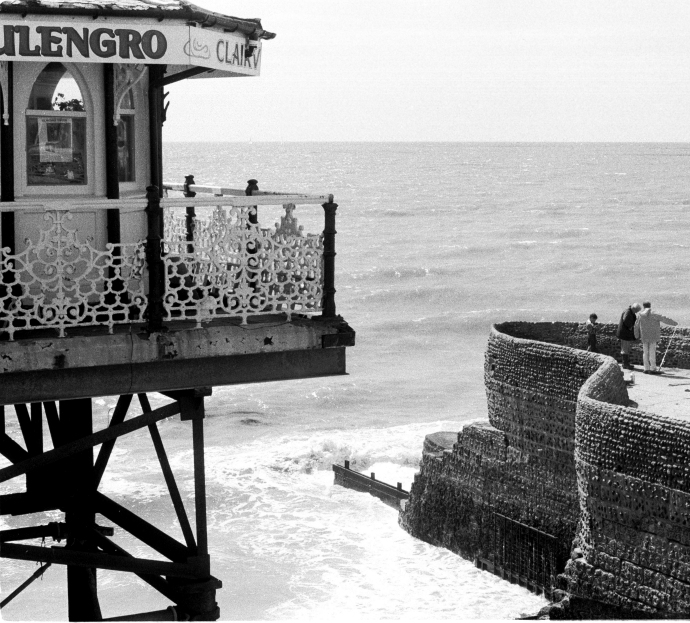
#> input picture 1_pixel_fourier_lab/images/pier.jpg, 690 x 623 px; the run also reads 1 picture not shown here
$ jupyter execute --allow-errors 1_pixelwise_operations.ipynb   (shell and % lines are left out)
#> lines starting #> are read from the running program, lines starting #| are printed output that depends on the picture
## Image Processing Laboratory Notebooks
---

This Jupyter notebook is part of a series of computer laboratories which are designed
to teach image-processing programming; they are running on the EPFL's Noto server. They are the practical complement of the theoretical lectures of the EPFL's Master course
[**MICRO-511 Image Processing I**](https://moodle.epfl.ch/course/view.php?id=522) taught by Prof. M. Unser and Prof. D. Van de Ville.

The project is funded by the Center for Digital Education and the School of Engineering. It is owned by the [Biomedical Imaging Group](https://bigwww.epfl.ch/).
The distribution or the reproduction of the notebook is strictly prohibited without the written consent of the authors.  © EPFL 2026.

**Authors**:
    [Pol del Aguila Pla](mailto:pol.delaguilapla@epfl.ch),
    [Kay Lächler](mailto:kay.lachler@epfl.ch),
    [Alejandro Noguerón Arámburu](mailto:alejandro.nogueronaramburu@epfl.ch),
    [Yan Liu](mailto:yan.liu@epfl.ch),
    [Zhiyuan Hu](mailto:zhiyuan.hu@epfl.ch), and
    [Daniel Sage](mailto:daniel.sage@epfl.ch).

---

To ensure your work is graded correctly by our automated system, **do not create new cells or delete/rearrange/copy existing ones** when you submit. The current cells contain hidden metadata required for the auto-grader to identify your solutions. If you create temporary cells for testing during your work, remember to clean them up before submission.

# Lab 1.1: Pixel-wise operations
**Released**: Thursday, September 24, 2026

**Submission**: Monday, October 5, 2026 before 23:59 on [Moodle](https://moodle.epfl.ch/course/view.php?id=522)

**Grade weight**: Lab 1 (15 points), 9% of the overall grade

**Related lectures**: Chapters 1 and 2

Double-click on this cell, fill in your name and SCIPER number below, and run the next cell to verify your identity in Noto.

### Student Name:
### SCIPER:

[cell 1]
import getpass

# This line recovers your camipro number to mark the images with your ID
uid = (
    int(getpass.getuser().split("-")[2])
    if len(getpass.getuser().split("-")) > 2
    else ord(getpass.getuser()[0])
)
print(f"SCIPER: {uid}")

### Imports
In the next cell we import the Python libraries that we will use throughout the lab, as well as the `imviewer` class (a Python package developed specifically for these laboratories, see the documentation [here](https://github.com/Biomedical-Imaging-Group/interactive-kit/wiki/Image-Viewer), or run `help(viewer)` after loading the class):
* [`matplotlib.pyplot`](https://matplotlib.org/), to display images,
* [`ipywidgets`](https://ipywidgets.readthedocs.io/en/latest/), to make the image display interactive,
* [`numpy`](https://numpy.org/doc/stable/reference/), for mathematical operations on arrays, and
* [`scikit-image`](https://scikit-image.org/), to read the images and to assemble several slices into one montage.

Finally, we load the images used in this lab and make sure that they are of type `float64`, for higher accuracy during operations.

**Note:** Always run the previous cell and the next one before starting to work on the notebook.

[cell 2]
# Configure plotting as dynamic

# Import required packages for this lab
import matplotlib.pyplot as plt
import ipywidgets as widgets
import numpy as np
from skimage import io
from skimage.util import montage
from interactive_kit import imviewer as viewer

# Load the images as float64
c_elegans = io.imread("images/c-elegans.tif").astype(np.float64)
pier = io.imread("images/pier.jpg").astype(np.float64)

# Pixel-wise operations (8 points)

In this laboratory you will learn the basics of pixel-wise image processing: operations that transform every pixel of an image independently of its neighbors. Despite their simplicity, pixel-wise operations have many practical applications, such as image normalization, contrast adjustment and artistic effects. They are also the natural place to get comfortable with the way images are handled in Python: as NumPy arrays, on which a pixel-wise operation is written as a single array expression instead of a loop over the pixels.

### Image visualization
Run the next cell and use the slider to cycle through the images to get familiar with them.

[cell 3]
plt.close("all")
#> (the rest of this cell did not finish here and is left out)

# 1. Image normalization

Normalization is one of the key preprocessing steps in image processing. In this section, you will learn different ways to normalize an image, and see why it matters on a real microscopy dataset.

## 1.1. Pixel-wise operations in NumPy

Written naively, a pixel-wise operation is two nested `for` loops that visit every pixel one after the other. In pure Python this is slow: every iteration is interpreted separately. NumPy instead applies an operation to the whole array at once, in compiled code. Run the next cell to compare both ways of computing the mean of the image `pier`.

[cell 4]
import time


# The naive way: visit every pixel with two nested for-loops
def mean_with_loops(img):
    total = 0.0
    for y in range(img.shape[0]):
        for x in range(img.shape[1]):
            total += img[y, x]
#> after the loop, total = 65398954
    return total / (img.shape[0] * img.shape[1])


start = time.perf_counter()
mean_loops = mean_with_loops(pier)
#> mean_loops = 152.1
time_loops = time.perf_counter() - start

# The NumPy way: one function call on the whole array
start = time.perf_counter()
mean_numpy = np.mean(pier)
#> mean_numpy = 152.1
time_numpy = time.perf_counter() - start

print(f"With for-loops: mean = {mean_loops:.4f}, computed in {1e3 * time_loops:.1f} ms")
#| With for-loops: mean = 152.1366, computed in 36.8 ms
print(
    f"With NumPy:     mean = {mean_numpy:.4f}, computed in {1e3 * time_numpy:.3f} ms ({time_loops / time_numpy:.0f} times faster)"
)
#| With NumPy:     mean = 152.1366, computed in 1.008 ms (37 times faster)

The result is the same, NumPy is orders of magnitude faster, and the code is much shorter. This is why, in these labs, **for-loops over the pixels of an image are not accepted**: every pixel-wise operation must be written as an array expression. For example, subtracting the mean from every pixel of a small $3 \times 3$ image is a single line. Run the next cell to see it.

[cell 5]
small_img = np.array([[0, 1, 2], [3, 4, 5], [6, 7, 8]], dtype=np.float64)

# A pixel-wise operation on the whole array at once: NumPy subtracts the scalar from every element
print(small_img - np.mean(small_img))

## 1.2. Normalization functions (3 points)

You will now implement three functions, which output images normalized with respect to different statistics:

* `make_zero_mean(img)`: normalizes the image so that the **sample mean of the pixel values is zero**. The standard deviation remains the same.
* `stretch_contrast(img)`: normalizes the image so that the **minimum value is $0$ and the maximum value is $1$** (the ratio $\frac{\sigma}{\mathrm{range}}$ does not change).
* `normalize_2nd_order_statistics(img)`: normalizes the image so that the **sample mean of the pixel values is zero** and the **sample standard deviation is $1$**.

*Hint:* NumPy provides [`np.mean`](https://numpy.org/doc/stable/reference/generated/numpy.mean.html), [`np.std`](https://numpy.org/doc/stable/reference/generated/numpy.std.html), [`np.min`](https://numpy.org/doc/stable/reference/generated/numpy.min.html) and [`np.max`](https://numpy.org/doc/stable/reference/generated/numpy.max.html). Each function can be written in a single line, and **for-loops are not accepted**. None of the functions should modify the input image `img`.

**For 1 point**, implement `make_zero_mean` in the cell below.

[cell 6]
# Function that normalizes the image so that the sample mean of the pixel values is zero.
def make_zero_mean(img):
    # Declare the output image
    output = np.zeros(img.shape)

    # YOUR CODE HERE

    # Return the output image
    return output

Run the next cell to test your implementation. We test on a simple $3 \times 3$ image and on the real image `pier`. If a warning is printed, your implementation is not yet correct.

[cell 7]
# Sanity check on a simple 3x3 image
test_img = np.array([[0, 1, 2], [3, 4, 5], [6, 7, 8]], dtype=np.float64)
test_zero_mean = make_zero_mean(test_img)
assert np.shape(test_zero_mean) == (3, 3), (
    "The output should have the same shape as the input."
)
if not np.allclose(test_zero_mean, [[-4, -3, -2], [-1, 0, 1], [2, 3, 4]]):
    print(
        "WARNING!\nThe function `make_zero_mean` is not yet correct: on the 3x3 test image, the output should be [[-4, -3, -2], [-1, 0, 1], [2, 3, 4]]."
    )
else:
    print("Nice, the function `make_zero_mean` subtracts the mean!")
if not np.array_equal(test_img, [[0, 1, 2], [3, 4, 5], [6, 7, 8]]):
    print(
        "WARNING!\nYour function modifies its input image. Compute the output as a new array instead of changing `img` in place."
    )

# Sanity check on a real image
if np.abs(np.mean(make_zero_mean(pier))) > 1e-8:
    print(
        "WARNING!\nThe mean of the output of `make_zero_mean` on the image `pier` is not 0."
    )
else:
    print("Nice, the function `make_zero_mean` works on real images!")

**For 1 point**, implement `stretch_contrast` in the cell below.

[cell 8]
# Function that normalizes the image so that all pixels have values between 0 and 1.
def stretch_contrast(img):
    # Declare the output image
    output = np.zeros(img.shape)

    # YOUR CODE HERE

    # Return the output image
    return output

Run the next cell to test your implementation on a simple $3 \times 3$ image and on the first slice of `c_elegans`.

[cell 9]
# Sanity check on a simple 3x3 image (whose minimum is not 0)
test_img = np.array([[2, 3, 4], [5, 6, 7], [8, 9, 10]], dtype=np.float64)
test_stretch = stretch_contrast(test_img)
assert np.shape(test_stretch) == (3, 3), (
    "The output should have the same shape as the input."
)
if not np.allclose(
    test_stretch, [[0, 0.125, 0.25], [0.375, 0.5, 0.625], [0.75, 0.875, 1]]
):
    print(
        "WARNING!\nThe function `stretch_contrast` is not yet correct: on the 3x3 test image, the output should be [[0, 0.125, 0.25], [0.375, 0.5, 0.625], [0.75, 0.875, 1]]. Remember to subtract the minimum before dividing by the range."
    )
else:
    print("Nice, the function `stretch_contrast` produces the correct output!")
if not np.array_equal(test_img, [[2, 3, 4], [5, 6, 7], [8, 9, 10]]):
    print(
        "WARNING!\nYour function modifies its input image. Compute the output as a new array instead of changing `img` in place."
    )

# Sanity check on a real image: the result must span exactly [0, 1]
test_stretch_contrast = stretch_contrast(c_elegans[0])
#> test_stretch_contrast: shape (92, 128) float64; every value is 0
if np.min(test_stretch_contrast) != 0:
    print("WARNING!\nThe minimum value in the result of `stretch_contrast` is not 0.")
elif np.max(test_stretch_contrast) != 1:
    print("WARNING!\nThe maximum value in the result of `stretch_contrast` is not 1.")
else:
    print("Well done! Your function `stretch_contrast` works on real images.")

**For 1 point**, implement `normalize_2nd_order_statistics` in the cell below.

[cell 10]
# Function that normalizes the image so that the sample mean of the pixel values is 0 and the sample standard deviation is 1.
def normalize_2nd_order_statistics(img):
    # Declare the output image
    output = np.zeros(img.shape)

    # YOUR CODE HERE

    # Return the output image
    return output

Run the next cell to test your implementation. Both the biased and the unbiased estimator of the standard deviation are accepted.

[cell 11]
# Sanity check on a simple 3x3 image
test_img = np.array([[0, 1, 2], [3, 4, 5], [6, 7, 8]], dtype=np.float64)
test_normalize = normalize_2nd_order_statistics(test_img)
assert np.shape(test_normalize) == (3, 3), (
    "The output should have the same shape as the input."
)
expected_biased = (test_img - 4) / np.std(test_img)
expected_unbiased = (test_img - 4) / np.std(test_img, ddof=1)
if np.allclose(test_normalize, expected_biased):
    print(
        "Good job! The function `normalize_2nd_order_statistics` produces the correct output (biased estimator of the variance)."
    )
elif np.allclose(test_normalize, expected_unbiased):
    print(
        "Good job! The function `normalize_2nd_order_statistics` produces the correct output (unbiased estimator of the variance)."
    )
else:
    print(
        "WARNING!\nThe function `normalize_2nd_order_statistics` is not yet correct: subtract the mean, then divide by the standard deviation."
    )
if not np.array_equal(test_img, [[0, 1, 2], [3, 4, 5], [6, 7, 8]]):
    print(
        "WARNING!\nYour function modifies its input image. Compute the output as a new array instead of changing `img` in place."
    )

# Sanity check on a real image: mean 0 and standard deviation 1
test_normalize_statistics = normalize_2nd_order_statistics(c_elegans[0])
if np.abs(np.mean(test_normalize_statistics)) > 1e-8:
    print(
        "WARNING!\nThe mean of the result of `normalize_2nd_order_statistics` is not 0."
    )
elif not (
    np.isclose(np.std(test_normalize_statistics), 1, atol=1e-3)
    or np.isclose(np.std(test_normalize_statistics, ddof=1), 1, atol=1e-3)
):
    print(
        "WARNING!\nThe standard deviation of the result of `normalize_2nd_order_statistics` is not 1."
    )
else:
    print(
        "Well done! Your normalization of the 2nd order statistics works on real images."
    )

## 1.3. Application: photobleaching correction

In order for you to see the relevance of image normalization, we provide a sequence of fluorescence microscopy images (see more [here](https://en.wikipedia.org/wiki/Fluorescence_microscope)), named `c_elegans`. These are consecutive slices of the same 3D volume, but they appear darker over time due to photobleaching (the loss of fluorescence, read more [here](https://en.wikipedia.org/wiki/Photobleaching)). Of course, this is a substantial problem for the application, and to solve it we absolutely need to normalize these images.

The variable `c_elegans` is a 3D NumPy array of shape `(12, 92, 128)`: 12 slices of $92 \times 128$ pixels, so that `c_elegans[i]` is the $i$-th slice. Run the next cell to display the slices, together with a graph that shows the effect of photobleaching on the mean value of each slice.

**Note:** Make sure you explore the images and their histogram by moving the slider!

[cell 12]
# Show c_elegans images
plt.close("all")
viewer(
    [c_elegans[ind, :, :] for ind in range(12)],
    normalize=False,
    clip_range=[0, 255],
    title=[f"c_elegans {ind + 1}" for ind in range(12)],
    hist=True,
)
#> (this line was passed over: interactive_kit is not available in this run)
# Show decay of the mean value through time due to photobleaching
fig = plt.figure(num=f"SCIPER: {uid}", figsize=(6, 4))
plt.plot(
    [ind + 1 for ind in range(12)], [np.mean(c_elegans[ind, :, :]) for ind in range(12)]
)
plt.xticks([ind + 1 for ind in range(12)])
plt.xlabel("Image number")
plt.ylabel("Mean value")
plt.grid("both")
plt.show();
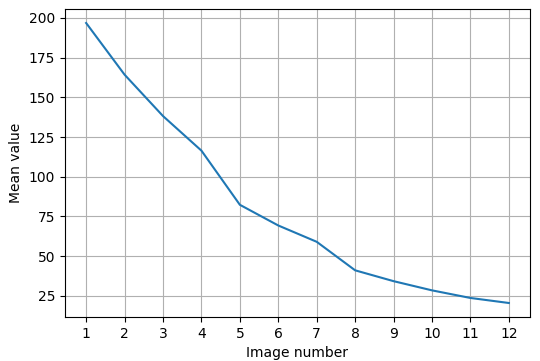
#> figure drawn by matplotlib, 1 panel; curve peaks at x = 1, y = 196.8

Now we are going to visualize the effect of each of your normalization functions on `c_elegans`. To compare all the slices at a glance, we assemble them into a single *montage* image with the function [`skimage.util.montage`](https://scikit-image.org/docs/stable/api/skimage.util.html#skimage.util.montage), which tiles the slices on a $4 \times 3$ grid. Run the next cell to declare the helper `make_montage` and to display the montage of the original slices next to the montages of the slices normalized with each of your three functions. Use the buttons `Next` and `Prev` to browse through the four images. If your implementations passed the previous tests, you should see the correct result. Look carefully at the images and answer the two multiple choice questions coming next.

[cell 13]
# Function that tiles the slices of a 3D stack on a 4 x 3 grid, optionally normalizing every slice first
def make_montage(stack, normalization=None):
    if normalization is not None:
        # Apply the normalization to each slice (a loop over the 12 slices, not over the pixels)
        stack = np.stack([normalization(img_slice) for img_slice in stack])
    return montage(stack, grid_shape=(4, 3))
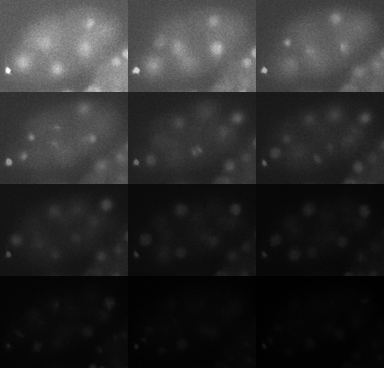
#> returned value: shape (368, 384) float64; min 15, max 392, mean 81.2; drawn with min black and max white


# Define the lists of images and titles
image_list = [
    make_montage(c_elegans),
    make_montage(c_elegans, make_zero_mean),
    make_montage(c_elegans, stretch_contrast),
    make_montage(c_elegans, normalize_2nd_order_statistics),
]
#> (the rest of the program and of its run is left out)
